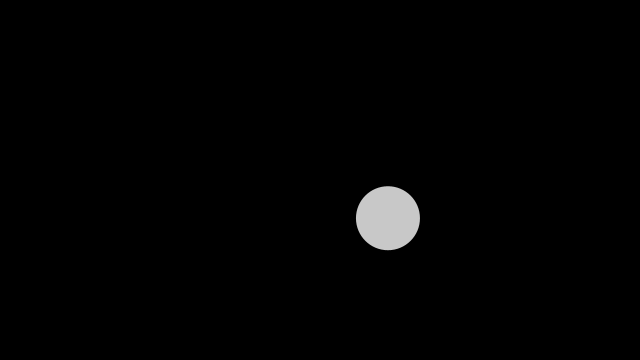
Frame 1 (no input)
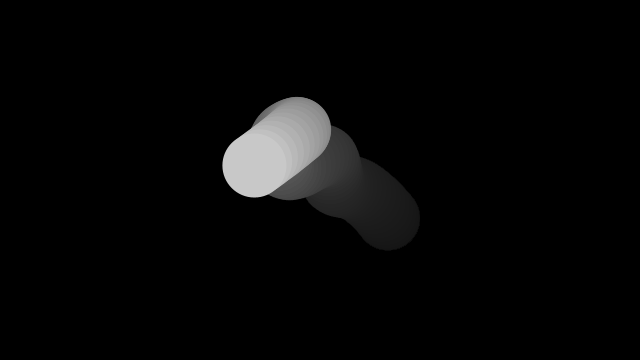
Frame 60 (the mouse pressed at the canvas centre just before this capture)
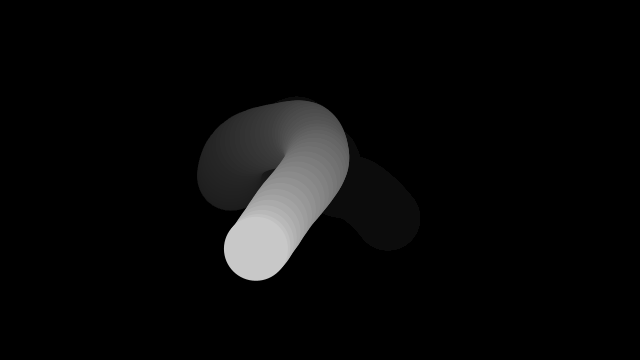
Frame 120 (the mouse held since frame 60 and released just before this capture)

The Processing sketch that drew these frames (run headless with seeded random() and noise(); from frame 60 on, the mouse is pressed at the canvas centre):

// Processing sketch: t2_5
// ── t2_5.pde
float xoff = 0.0;
float yoff = 0.0;
float xincrement = 0.01; 
float yincrement = 0.015;

void setup() {
  size(640, 360);
  background(0);
  noStroke();
}

void draw() {
  // Create an alpha blended background
  fill(0, 10);
  rect(0,0,width,height);
  
  // Get a noise value based on xoff and scale it according to the window's width
  float n = noise(xoff)*width;
  float m = noise(yoff)*height;
  
  // With each cycle, increment xoff
  xoff += xincrement;
  yoff += yincrement;
  
  // Draw the ellipse at the value produced by perlin noise
  fill(200);
  ellipse(n,m, 64, 64);
}
